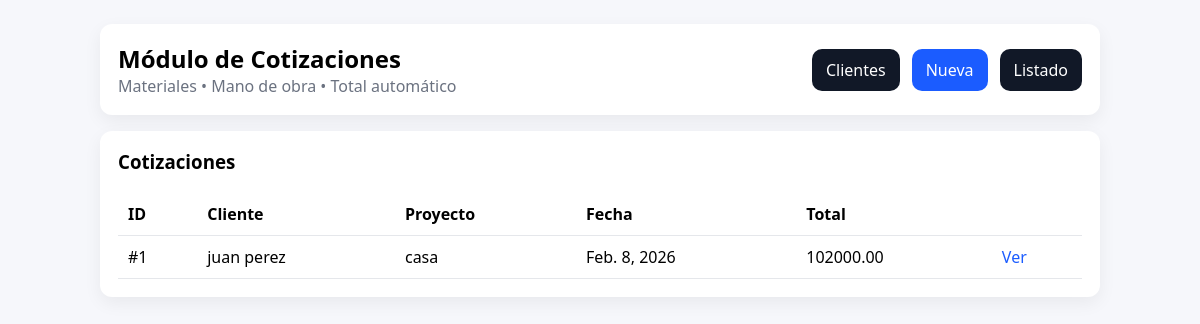
Page /cotizaciones/ on the committed database.
### cotizaciones/models.py (models this page shows, shortened)
class Cotizacion(models.Model):
    cliente = models.ForeignKey(Cliente, on_delete=models.PROTECT, related_name="cotizaciones")
    nombre_proyecto = models.CharField(max_length=150)
    tipo_obra = models.CharField(max_length=80, blank=True)
    ubicacion = models.CharField(max_length=150, blank=True)
    fecha = models.DateField(default=timezone.now)
    notas = models.TextField(blank=True)
    total = models.DecimalField(max_digits=14, decimal_places=2, default=0)

class Cliente(models.Model):
    nombre = models.CharField(max_length=120)
    telefono = models.CharField(max_length=30, blank=True)
    correo = models.EmailField(blank=True)
    direccion = models.CharField(max_length=255, blank=True)

### cotizaciones/views.py (the view)
# urls.py: path("", views.cotizacion_list, name="cotizacion_list"),
def cotizacion_list(request):
    cotizaciones = Cotizacion.objects.select_related("cliente").order_by("-id")
    return render(request, "cotizaciones/cotizacion_list.html", {"cotizaciones": cotizaciones})

### cotizaciones/templates/cotizaciones/cotizacion_list.html (shortened to what this page needs)
{% extends "cotizaciones/base.html" %}
{% block content %}
<div class="card">
  <h3 style="margin-top:0;">Cotizaciones</h3>
  <table>
    <thead>
      <tr><th>ID</th><th>Cliente</th><th>Proyecto</th><th>Fecha</th><th>Total</th><th></th></tr>
    </thead>
    <tbody>
      {% for c in cotizaciones %}
      <tr>
        <td>#{{ c.id }}</td>
        <td>{{ c.cliente.nombre }}</td>
        <td>{{ c.nombre_proyecto }}</td>
        <td>{{ c.fecha }}</td>
        <td>{{ c.total }}</td>
        <td><a href="{% url 'cotizaciones:cotizacion_detail' c.id %}">Ver</a></td>
      </tr>
      {% empty %}
      <tr><td colspan="6" class="muted">No hay cotizaciones.</td></tr>
      {% endfor %}
    </tbody>
  </table>
</div>
{% endblock %}

### cotizaciones/templates/cotizaciones/base.html (style rules this page uses)
body { font-family:system-ui,Arial;margin:24px;background:#f6f7fb; }
.card { background:white;padding:18px;border-radius:12px;box-shadow:0 6px 18px rgba(0,0,0,.06);margin-bottom:16px; }
a { color:#1b5cff;text-decoration:none; }
table { width:100%;border-collapse:collapse; }
th,td { padding:10px;border-bottom:1px solid #e5e7eb;text-align:left; }

### rows in the picture
Cotizacion: id "1", cliente.nombre "juan perez", nombre_proyecto "casa", fecha "Feb. 8, 2026", total "102000.00"
